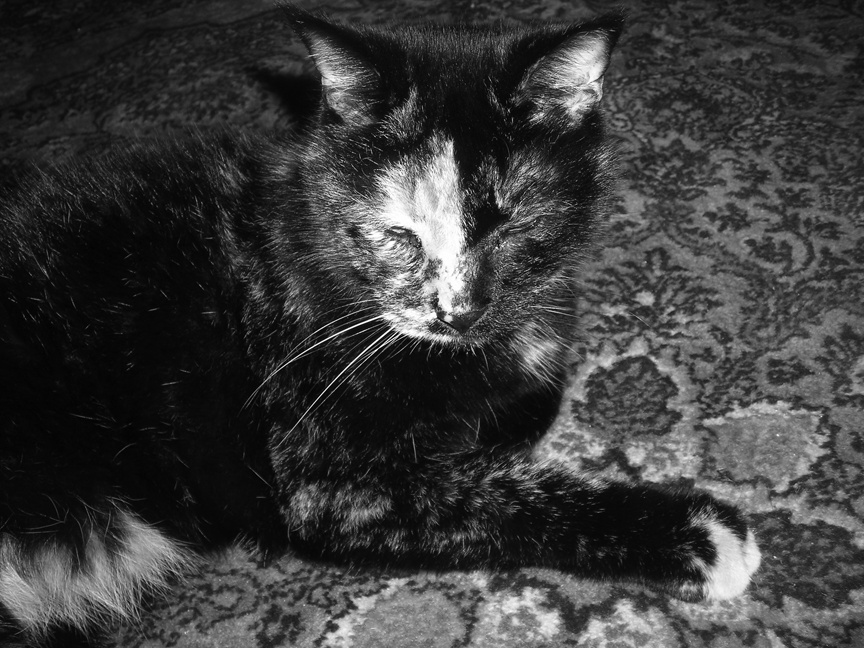
#> input picture week-06/bwCat.tif, 864 x 648 px
$ python computer-lab-3.py
#> lines starting #> are read from the running program, lines starting #| are printed output that depends on the picture
# computer-lab-3-nico-baldovino.py
# Python 5.1
"""
Author:        Nico Baldovino
Created:       Mon Feb 07 12:40:26 2022
Modified:      Sun Feb 13 19:58:03 2022

Description
--------------
The following code consists of the steps explained in Chapter 9 of A Student's Guide to Python
"""
#%% importing np, plt, & intro

import numpy as np
import matplotlib.pyplot as plt
print("\n Hello World! \n Welcome to PHY 307 - Biophysics with Jesse Kinder \
      \n My name is Nico Baldovino  \
       \n The following are the printed results from Chapter 9 in \
        \n A Student's Guide to Python: \n")

#%% Section 9.1.1 - Python Tools for Image Processing

from scipy.signal import convolve
impulse = np.zeros( (51,51) )
impulse[25,25] = 1.0
plt.imshow(impulse)
my_filter = np.ones( (3,3) ) / 9
response = convolve(impulse, my_filter)
plt.figure('response')
plt.imshow(response)

Response = convolve(impulse, my_filter, mode='valid') #crops the edges of the convolved image and returns only the central portion of the convolved image
plt.figure('Response')
plt.imshow(Response)

#%% Section 9.1.2 - Averaging

plt.close("all") #closing all previous figures
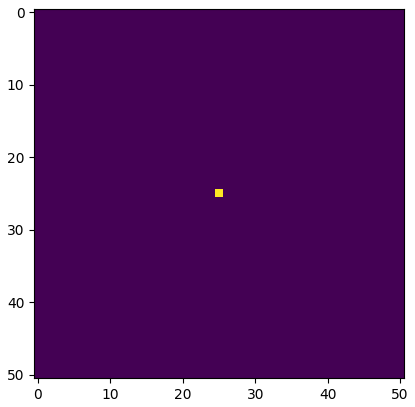
#> figure drawn by matplotlib, 1 panel

image = plt.imread('bwCat.tif')
#> image is the input picture: shape (648, 864); min 0, max 255, mean 59.2
image.shape
image.dtype
image[:10, :10]

plt.figure('bwCat.jpg', figsize=(8,8))    # Creates a new figure
plt.imshow(image)          # Shows the photo of the cat
plt.set_cmap('gray')       # Use grayscale for black and white image
plt.axis('off')            # Get rid of axes and tick marks
fig =  plt.gcf()           # Get current figure object
fig.set_facecolor('white') # Sets the background to white
plt.title('Original Image')
plt.imsave('bwCat.jpg', image, cmap='gray') #saves the photo as a .jpg file in current working directory

# Part a
small_filter = np.ones( (3,3) ) / 9 #small square filter
print("9.1.2 Part A: \n" + \
      "It makes sense to choose 1/9 as the value to multiply the 3x3 matrix by because there are a total of 9 squares that will have their \
values added together in this filter, which takes the mean value of the neighboring 8 squares around it plus itself to output a value \
for the resulting filtered image to convolve to. \n")
# Part B
response = convolve(image, small_filter, mode='valid')
plt.figure('response', figsize=(8,8))
plt.imshow(response)
plt.axis('off')
plt.title('Small Square Filter (3x3)')
plt.savefig('Small Square Filter (3x3).jpg')
print("9.1.2 Part B: \n" +
      "The image becomes less clear or more blury due to the weighted mean fliter that each pixel convoluted through. \n")

#Generating the photos side by side in a subplot for comparison
plt.figure('Small Square Filter (3x3)', figsize=(10,5))
plt.subplot(1, 2, 1)
plt.imshow(image)
plt.axis('off')
plt.title('Original Image')

plt.subplot(1, 2, 2)
plt.imshow(response)
plt.axis('off')
plt.title('Small Square Filtered Image (3x3)')

plt.savefig('Comparison of Original Image vs Small Square Filtered (3x3).jpg')
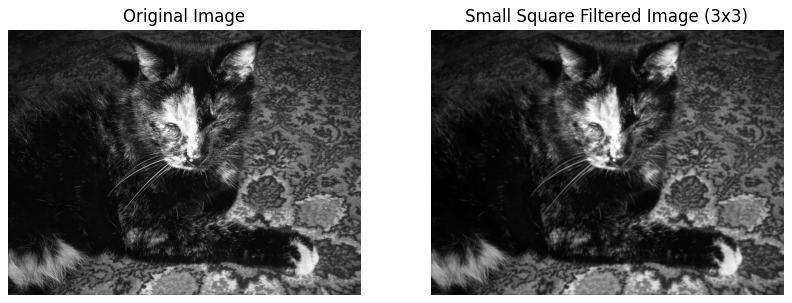
#> figure drawn by matplotlib, 2 panels

#Part C
large_filter = np.ones( (15,15) ) / 225 # Creating the large square filter (15x15) = 225 pixels
response = convolve(image, large_filter, mode='valid')
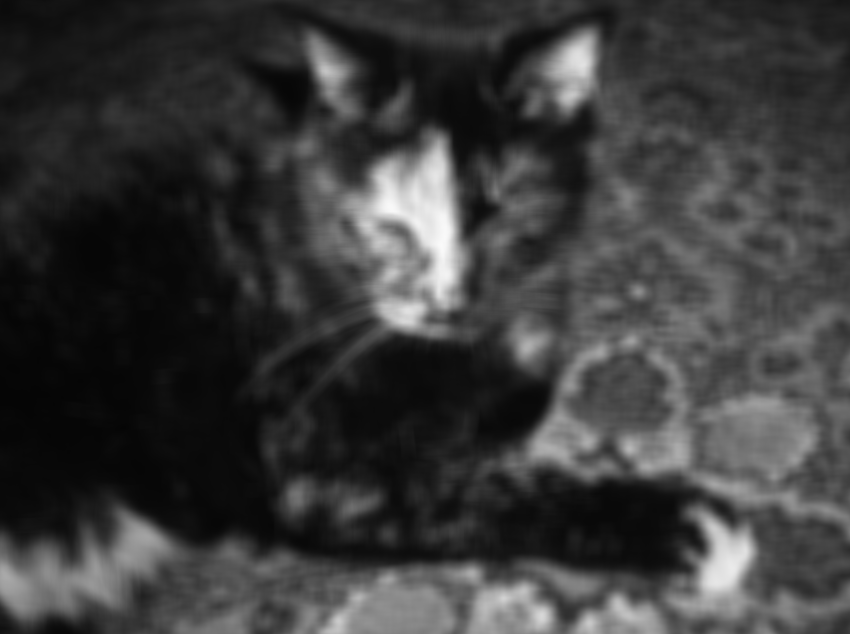
#> response: shape (634, 850) float64; min 5.14, max 250.3, mean 59.2
plt.figure('Large Square Filter (15x15)', figsize=(10,5))
plt.subplot(1, 2, 1)
plt.imshow(image)
plt.axis('off')
plt.title('Original Image')

plt.subplot(1, 2, 2)
plt.imshow(response)
plt.axis('off')
plt.title('Large Square Filtered Image (15x15)')

plt.savefig('Comparison of Original Image vs large Square Filtered (15x15).jpg')
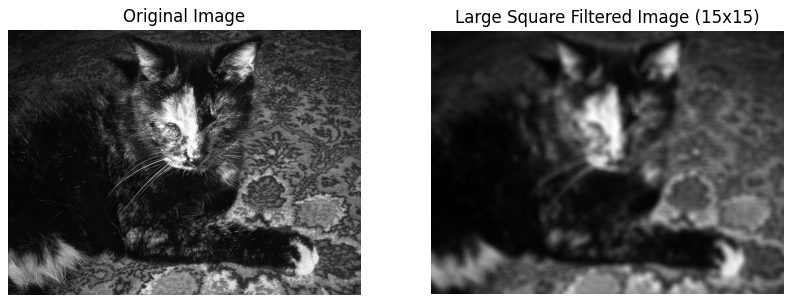
#> figure drawn by matplotlib, 2 panels

print("9.1.2 Part C: \n" +
      "The new filter causes the convoluted image to be even more blury because it is taking a weighted average of the neighboring 14 pixels around it \
plus itself to generate the new pixel; rather than the neighboring 8 as in the (3x3) matrix filter. \n")

# Part d


#%% [working on Part c] Section 9.1.3 - Smoothing with a Gaussian

#plt.close("all") #closing all previous figures

# Now we will be looking at a more complex filter, a Gaussian Filter
#> (the run stopped early here; a loop or call above may not have finished)
